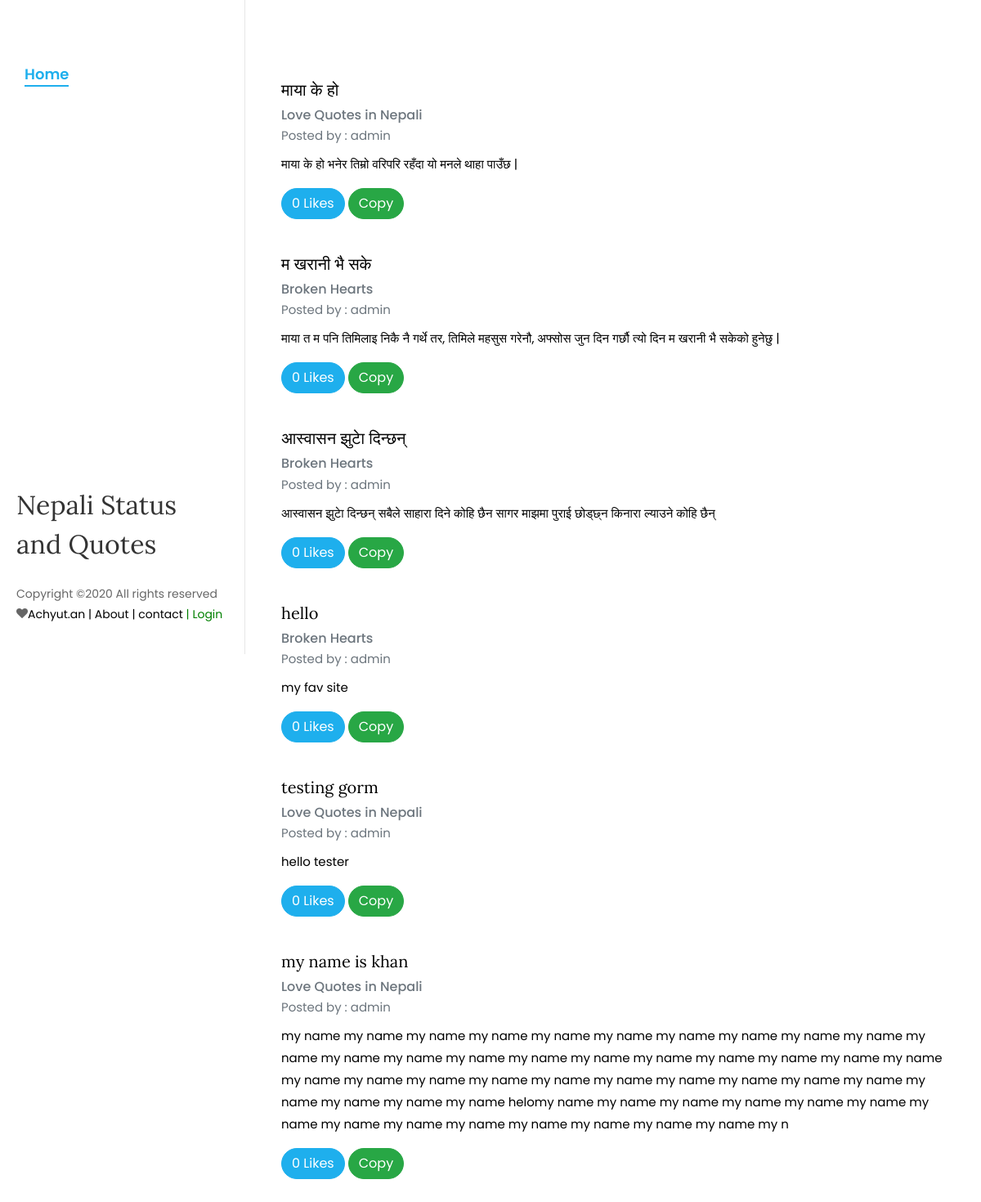
/profile/admin, run on the app's committed database.
### quotes/models.py (models this page shows, shortened)
class Blog(models.Model):
    title = models.CharField(max_length=60)
    main_menu = models.ForeignKey(MainMenu, on_delete=models.CASCADE)
    slug = models.CharField(max_length=60, unique=True)
    status = models.BooleanField(default=0)
    date = models.DateTimeField(auto_now_add=True)
    author = models.ForeignKey(User, on_delete=models.CASCADE)
    description = models.TextField(max_length=400)
    thumbup = models.ManyToManyField(User,related_name='likes', blank=True)
    thumbdown = models.IntegerField(default=0)

class MainMenu(models.Model):
    created_at = models.DateField()
    posted_by = models.ForeignKey(User, on_delete=models.CASCADE)
    name = models.CharField(max_length=100, unique=True)
    title = models.CharField(max_length=255, unique=True)
    slug = models.CharField(max_length=100,unique=True)
    status = models.BooleanField(default=0)
    image = models.ImageField(blank=True, upload_to='news')
    description = RichTextField()
    page_visit = models.IntegerField(default=0)
    def __str__(self):
        return self.title

### quotes/views.py (the view)
# urls.py: path('profile/<username>', views.profile, name='profile'),
def profile(request,username):
    data = {
        'profiledata' : Blog.objects.filter(author__username = username)
    }
    return render(request,'pages/quotes/profile.html',data)

### quotes/general.py (called while the page is built)
def send_data(request):
    data ={
        'MenuData': MainMenu.objects.prefetch_related('blog_set').all(),
        'BlogData':Blog.objects.all(),
    }
    return data

### quotes/templates/pages/quotes/profile.html (shortened to what this page needs)
{% extends 'master/postpage.html' %}
{% block content %}
{% load static %}
<section class="ftco-section contact-section px-md-4">
    <div class="container">
        <div class="row block-9">
               {% for blog in profiledata %}
            <div class="card-body" style="width: 30rem;">
                <h5 style="color:black; weight:strong;" class="card-title">
                    {{blog.title}}</h5>
                <h6 class="card-subtitle mb-2 text-muted">{{blog.main_menu}}</h6>
                <p class="card-subtitle mb-2 text-muted">Posted by : {{blog.author}}</p>
                <p style="color:black;" class="card-text" id="{{blog.title}}">{{blog.description}}</p>
                <form method="POST" action="{%url 'like-quotes' %}">
                    {% if user not in blog.thumbup.all %}
                    <button class="btn btn-primary">{{ blog.thumbup.all.count }}  Likes</button>
                    {% else %}
                    <button class="btn btn-primary">{{ blog.thumbup.all.count }} <i class="fa fa-thumbs-o-up"></i>Liked</button>
                    {% endif %}
                    <button onclick="copyElementText('{{blog.title}}')" class="btn btn-success"> Copy</button>
                </form>
            </div>
                {% endfor %}
            </div>
        </div>
    </div>
</div>
{% endblock %}

### data on the page
Blog: title "माया के हो", main_menu "Love Quotes in Nepali", author "admin", description "माया के हो भनेर तिम्रो वरिपरि रहँदा यो मनले थाहा पाउँछ |", thumbup.all.count "0"
Blog: title "म खरानी भै सके", main_menu "Broken Hearts", author "admin", description "माया त म पनि तिमिलाइ निकै नै गर्थे तर, तिमिले महसुस गरेनौ, अफ्सोस जुन दिन गर्छौ त्यो दिन म खरानी भै सकेको हुनेछु |", thumbup.all.count "0"
Blog: title "आस्वासन झुटाे दिन्छन्", main_menu "Broken Hearts", author "admin", description "आस्वासन झुटाे दिन्छन् सबैले साहारा दिने कोहि छैन सागर माझमा पुराई छोड्छ्न किनारा ल्याउने कोहि छैन्", thumbup.all.count "0"
Blog: title "hello", main_menu "Broken Hearts", author "admin", description "my fav site", thumbup.all.count "0"
Blog: title "testing gorm", main_menu "Love Quotes in Nepali", author "admin", description "hello tester", thumbup.all.count "0"
Blog: title "my name is khan", main_menu "Love Quotes in Nepali", author "admin", description "my name my name my name my name my name my name my name my name my name my name my name my name my name my name my name my name my name my name my name my name my name my name my name my name my name my name my name my name my name my name my name my name my name my name my name helomy name my name my name my name my name my name my name my name my name my name my name my name my name my name my n", thumbup.all.count "0"
